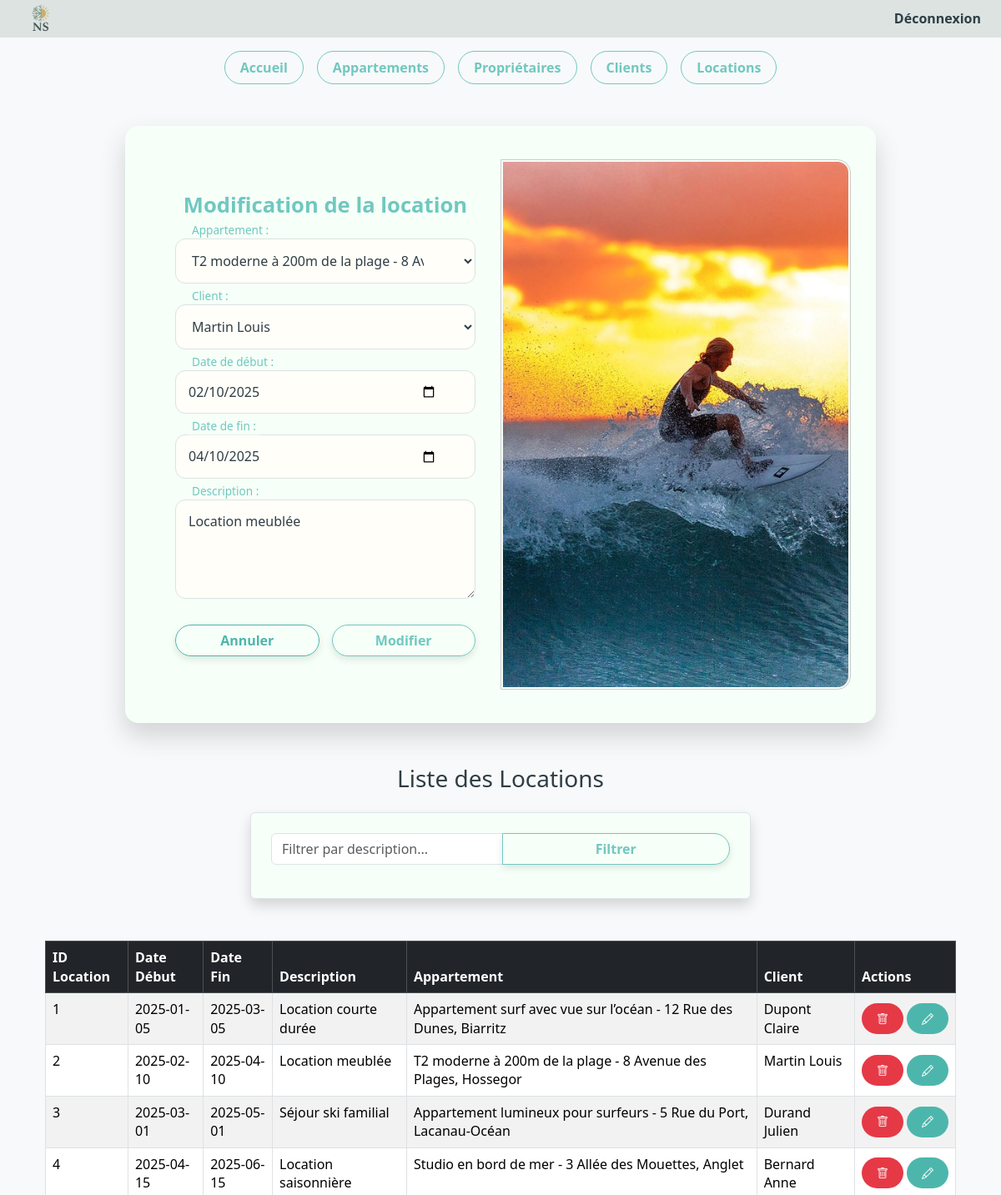
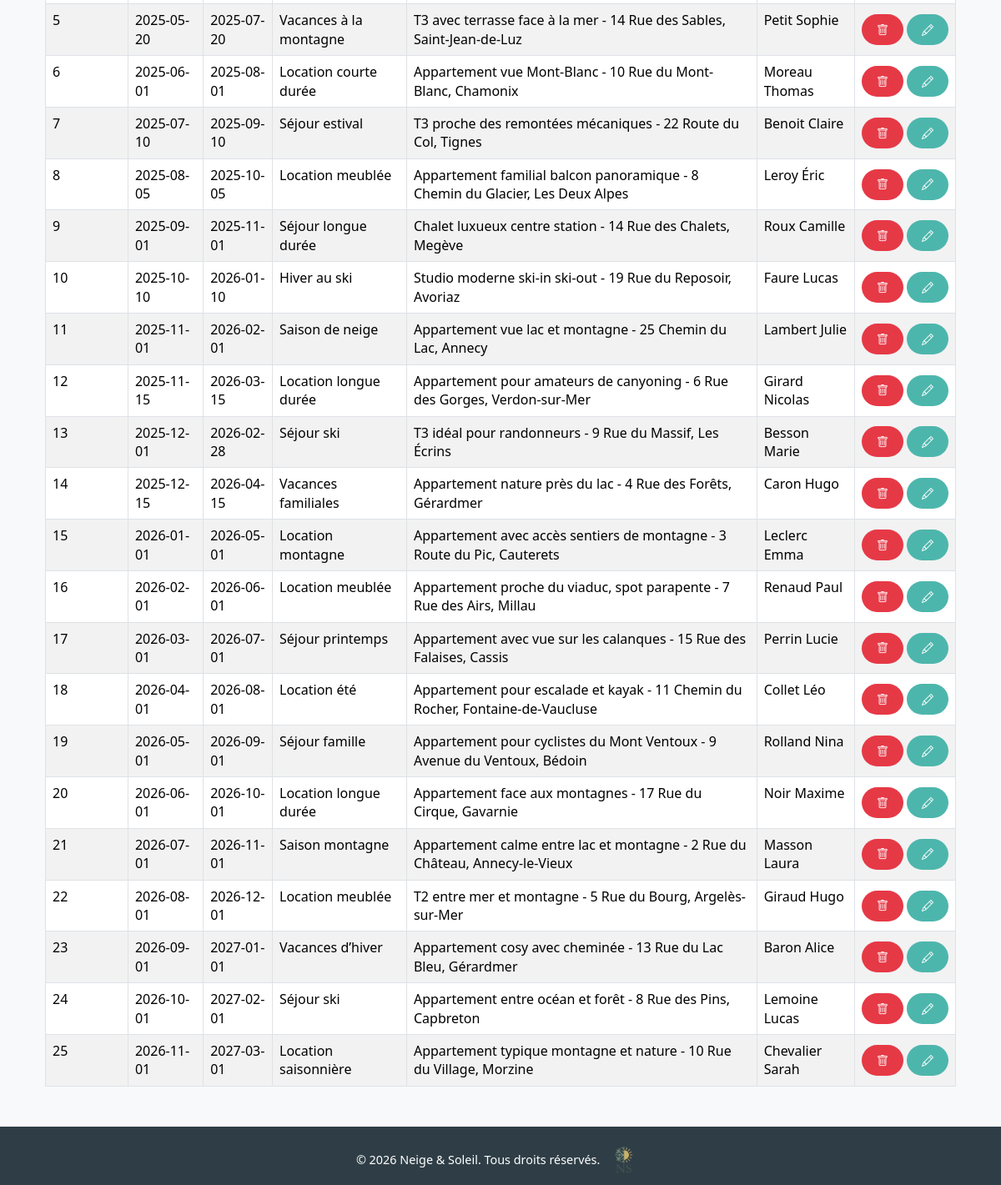
Screenshot of /index.php?page=5&action=edit&idlocation=2 (signed in) with the database file from the repository (2 pictures, top to bottom).
### tables this page shows
CREATE TABLE location (
  idlocation INT NOT NULL AUTO_INCREMENT,
  dateDebut DATE NOT NULL,
  dateFin DATE DEFAULT NULL,
  description TEXT,
  idappart INT NOT NULL,
  idclient INT NOT NULL,
  PRIMARY KEY (idlocation),
  KEY idappart (idappart),
  KEY idclient (idclient)
);

CREATE TABLE appartement (
  idappart INT NOT NULL AUTO_INCREMENT,
  adresse TEXT NOT NULL,
  surface DECIMAL(10,2) NOT NULL,
  designation VARCHAR(50) NOT NULL,
  idproprio INT NOT NULL,
  image VARCHAR(255) DEFAULT NULL,
  PRIMARY KEY (idappart),
  KEY idproprio (idproprio)
);

CREATE TABLE client (
  idclient INT NOT NULL AUTO_INCREMENT,
  nom VARCHAR(50) NOT NULL,
  prenom VARCHAR(50) NOT NULL,
  email VARCHAR(50) NOT NULL,
  adresse TEXT NOT NULL,
  PRIMARY KEY (idclient),
  UNIQUE KEY email (email)
);

### controleur/gestion_location.php (called while the page is built, shortened)
<?php
$location = null;
if (isset($_GET['action']) && isset($_GET['idlocation'])) {
    $action = $_GET['action'];
    $idlocation = (int)$_GET['idlocation'];
    switch ($action) {
        case "edit":
            $location = $unControleur->selectWhere_location($idlocation);
            break;
    }
}
$appartements = $unControleur->selectAll_appartements();
$clients = $unControleur->selectAll_clients();
if (isset($_POST['Filtrer']) && !empty($_POST['filtre'])) {
    $filtre = $_POST['filtre'];
    $leslocations = $unControleur->selectLike_location($filtre);
} else {
    $leslocations = $unControleur->selectAll_locations();
}
require_once("vue/vue_insert_location.php");
require_once("vue/vue_select_location.php");
?>

### modele/modele.class.php (called while the page is built, shortened)
<?php
class Modele {
    private $unPdo;
    public function __construct() {
        $url = "mysql:host=localhost;dbname=ns";
        $user = "root";
        $mdp = "";
        try {
            $this->unPdo = new PDO($url, $user, $mdp);
            $this->unPdo->setAttribute(PDO::ATTR_ERRMODE, PDO::ERRMODE_EXCEPTION);
        } catch (PDOException $exp) {
            echo "Erreur de Connexion à " . $url . "<br>";
            echo $exp->getMessage();
            exit();
        }
    }
    public function selectAll_appartements() {
        $requete = "SELECT * FROM appartement";
        $exec = $this->unPdo->prepare($requete);
        $exec->execute();
        return $exec->fetchAll();
    }
    public function selectWhere_appartement($idappart) {
        $requete = "SELECT * FROM appartement WHERE idappart = :idappart";
        $exec = $this->unPdo->prepare($requete);
        $exec->execute([":idappart" => $idappart]);
        return $exec->fetch();
    }
    public function selectAll_clients() {
        $requete = "SELECT * FROM client";
        $exec = $this->unPdo->prepare($requete);
        $exec->execute();
        return $exec->fetchAll();
    }
    public function selectWhere_Client($idclient) {
        $requete = "SELECT * FROM Client WHERE idclient = :idclient";
        $exec = $this->unPdo->prepare($requete);
        $exec->execute([":idclient" => $idclient]);
        return $exec->fetch();
    }
    public function selectAll_locations() {
        $requete = "SELECT * FROM location";
        $exec = $this->unPdo->prepare($requete);
        $exec->execute();
        return $exec->fetchAll();
    }
    public function selectWhere_location($idlocation) {
        $requete = "SELECT * FROM location WHERE idlocation = :idlocation";
        $exec = $this->unPdo->prepare($requete);
        $exec->execute([":idlocation" => $idlocation]);
        return $exec->fetch();
    }
}
?>

### controleur/controleur.class.php (called while the page is built, shortened)
<?php
require_once("modele/modele.class.php");
class Controleur
{
    private $unModele;
    public function __construct()
    {
        $this->unModele = new Modele();
    }
    public function selectAll_appartements()
    {
        return $this->unModele->selectAll_appartements();
    }
    public function selectWhere_appartement($idappart)
    {
        return $this->unModele->selectWhere_appartement($idappart);
    }
    public function selectAll_clients()
    {
        return $this->unModele->selectAll_clients();
    }
    public function selectWhere_client($idclient)
    {
        return $this->unModele->selectWhere_Client($idclient);
    }
    public function selectAll_locations()
    {
        return $this->unModele->selectAll_locations();
    }
    public function selectWhere_location($idlocation)
    {
        return $this->unModele->selectWhere_location($idlocation);
    }
}

### vue/vue_select_location.php (the view)
<h3 class="text-center mb-4">Liste des Locations</h3>
<form method="post" class="container mt-3 p-4 border rounded shadow" style="max-width: 600px;">
    <div class="input-group mb-3">
        <input type="text" name="filtre" class="form-control" placeholder="Filtrer par description...">
        <button type="submit" name="Filtrer" class="btn btn-primary">Filtrer</button>
    </div>
</form>
<div class="container mt-3">
    <table class="table table-striped table-bordered">
        <thead class="table-dark">
            <tr>
                <th>ID Location</th>
                <th>Date Début</th>
                <th>Date Fin</th>
                <th>Description</th>
                <th>Appartement</th>
                <th>Client</th>
                <th>Actions</th>
            </tr>
        </thead>
        <tbody>
            <?php
            if (isset($leslocations)) {
                foreach ($leslocations as $uneLocation) {
                    echo "<tr>";
                    echo "<td>".$uneLocation['idlocation']."</td>";
                    echo "<td>".$uneLocation['dateDebut']."</td>";
                    echo "<td>".$uneLocation['dateFin']."</td>";
                    echo "<td>".$uneLocation['description']."</td>";
            $app = $unControleur->selectWhere_appartement($uneLocation['idappart']);
            if ($app) {
                echo "<td>".$app['designation']." - ".$app['adresse']."</td>";
            } else {
                echo "<td>N/A</td>";
            }
            $cli = $unControleur->selectWhere_Client($uneLocation['idclient']);
            if ($cli) {
                echo "<td>".$cli['nom']." ".$cli['prenom']."</td>";
            } else {
                echo "<td>N/A</td>";
            }
                    echo "<td>";
                    echo "<a href='index.php?page=5&action=sup&idlocation=".$uneLocation['idlocation']."'
                            onclick=\"return confirm('Voulez-vous vraiment supprimer cette location ?');\"
                            class='btn btn-danger btn-sm me-1'>
                            <i class='bi bi-trash'></i>
                            </a>";
                    echo "<a href='index.php?page=5&action=edit&idlocation=".$uneLocation['idlocation']."'
                            class='btn btn-warning btn-sm'>
                            <i class='bi bi-pencil'></i>
                            </a>";
                    echo "</td>";
                    echo "</tr>";
                }
            }
            ?>
        </tbody>
    </table>
</div>

### vue/vue_insert_location.php (shortened to what this page needs)
<div class="container">
    <form method="post" class="form-with-image">
        <div class="form-fields">
            <h3 class="text-center mb-4">
                <?= ($location == null) ? "Ajout d'une location" : "Modification de la location" ?>
            </h3>
            <div class="form-group">
                <select id="idappart" name="idappart" required>
                    <?php foreach($appartements as $app): ?>
                        <option value="<?= $app['idappart'] ?>"
                            <?= ($location != null && $location['idappart'] == $app['idappart']) ? 'selected' : '' ?>>
                            <?= htmlspecialchars($app['designation'] . " - " . $app['adresse']) ?>
                        </option>
                    <?php endforeach; ?>
                </select>
                <label for="idappart">Appartement :</label>
            </div>
            <div class="form-group">
                <select id="idclient" name="idclient" required>
                    <?php foreach($clients as $cli): ?>
                        <option value="<?= $cli['idclient'] ?>"
                            <?= ($location != null && $location['idclient'] == $cli['idclient']) ? 'selected' : '' ?>>
                            <?= htmlspecialchars($cli['nom'] . " " . $cli['prenom']) ?>
                        </option>
                    <?php endforeach; ?>
                </select>
                <label for="idclient">Client :</label>
            </div>
            <div class="form-group">
                <input type="date" id="dateDebut" name="dateDebut"
                       value="<?= ($location == null) ? '' : $location['dateDebut'] ?>" required>
                <label for="dateDebut">Date de début :</label>
            </div>
            <div class="form-group">
                <input type="date" id="dateFin" name="dateFin"
                       value="<?= ($location == null) ? '' : $location['dateFin'] ?>">
                <label for="dateFin">Date de fin :</label>
            </div>
            <div class="form-group">
                <textarea id="description" name="description" rows="4" placeholder="Ajouter une description..."><?= ($location == null) ? '' : $location['description'] ?></textarea>
                <label for="description">Description :</label>
            </div>
            <div class="d-flex">
                <button type="reset" class="btn btn-secondary">Annuler</button>
                <button type="submit"
                        <?= ($location == null) ? 'name="Valider"' : 'name="Modifier"' ?>
                        class="btn btn-primary">
                    <?= ($location == null) ? 'Valider' : 'Modifier' ?>
                </button>
            </div>
        </div>
        <div class="form-image">
            <img src="images/design/surfing.jpg" alt="Ajout location" style="width:100%; border:1px solid #ccc; padding:2px;">
        </div>
    </form>
</div>

### styles/style.css (style rules this page uses)
:root { --color-dark: #2F3E46; --color-neutral: #DCE3E1; --color-accent: #70C8C0; --color-secondary: #4DB6AC; --color-bg: #F6FFF8; --color-highlight: #A3D9D0; --color-error: #E63946; }
*, *::after, *::before { box-sizing: border-box; }
body, html { height: 100%; margin: 0; padding: 0; font-family: 'Segoe UI', Tahoma, Geneva, Verdana, sans-serif; line-height: 1.4; color: var(--color-dark); background-color: var(--color-bg); }
.btn, .home-btn, .btn-dashboard, form .btn, .home-contact-form button { display: inline-block; font-weight: 600; border-radius: 50px; text-align: center; cursor: pointer; transition: all 0.3s ease; text-decoration: none; padding: 8px 18px; }
.btn, .home-btn, .btn-dashboard, form .btn-primary { background-color: transparent; color: var(--color-accent); border: 1px solid var(--color-accent); }
form .btn { flex: 1; padding: 6px 10px; box-shadow: 0 4px 10px rgba(0, 0, 0, 0.1); }
form .btn-secondary { color: var(--color-secondary); border: 1px solid var(--color-secondary); }
.btn-danger { background-color: var(--color-error); border: none; color: #fff; }
.btn-warning { background-color: var(--color-secondary); border: none; color: #fff; }
form { background: var(--color-bg); padding: 40px 30px; border-radius: 2rem; box-shadow: 0 15px 30px rgba(54,59,72,0.2); margin: 50px auto; max-width: 700px; width: 100%; }
form h2, form h3 { text-align: center; margin-bottom: 20px; color: var(--color-accent); font-weight: 600; font-size: 1.6rem; }
.form-group { position: relative; margin-bottom: 25px; }
.form-group input, .form-group select, .form-group textarea, .home-contact-form input, .home-contact-form textarea { width: 100%; padding: 14px 45px 14px 15px; border: 1px solid var(--color-neutral); border-radius: 12px; background-color: #fffef9; color: var(--color-dark); font-size: 1rem; transition: all 0.3s ease; }
.form-group label { position: absolute; left: 45px; top: 50%; transform: translateY(-50%); color: var(--color-secondary); font-size: 1rem; pointer-events: none; transition: all 0.3s ease; }
.form-group input:focus + label, .form-group input:not(:placeholder-shown) + label, .form-group textarea:focus + label, .form-group textarea:not(:placeholder-shown) + label, .form-group select:focus + label, .form-group select:not([value=""]) + label { top: -10px; left: 15px; font-size: 0.85rem; color: var(--color-accent); background: var(--color-bg); padding: 0 5px; }
form textarea, .home-contact-form textarea { resize: vertical; min-height: 90px; padding-top: 18px; }
form .d-flex, .home-form-row { display: flex; gap: 15px; justify-content: space-between; }
.form-with-image { display: flex; flex-direction: row; overflow: hidden; border-radius: 16px; max-width: 900px; margin: 50px auto; }
.form-with-image .form-fields { flex: 1; padding: 40px 30px; display: flex; flex-direction: column; justify-content: center; }
.form-with-image .form-image { flex-shrink: 0; width: 50%; min-width: 200px; }
.form-with-image .form-image img { width: 100%; height: 100%; object-fit: cover; border-top-right-radius: 16px; border-bottom-right-radius: 16px; }
img, .btn-dashboard, form .btn { max-width: 100%; height: auto; box-sizing: border-box; }
table td:last-child { white-space: nowrap !important; text-align: center; vertical-align: middle; }
table td a.btn { display: inline-flex; align-items: center; justify-content: center; vertical-align: middle; margin-right: 6px; }
table td a.btn:last-child { margin-right: 0; }

### rows the page displays
location: idappart "T2 moderne à 200m de la plage - 8 Avenue des Plages, Hossegor", idclient "Martin Louis", dateDebut "02/10/2025", dateFin "04/10/2025", description "Location meublée", idlocation "2", dateDebut "2025-02-10", dateFin "2025-04-10", idappart.designation "T2 moderne à 200m de la plage", idappart.adresse "8 Avenue des Plages, Hossegor", idclient.nom "Martin", idclient.prenom "Louis"
location: idlocation "1", dateDebut "2025-01-05", dateFin "2025-03-05", description "Location courte durée", idappart.designation "Appartement surf avec vue sur l’océan", idappart.adresse "12 Rue des Dunes, Biarritz", idclient.nom "Dupont", idclient.prenom "Claire"
location: idlocation "3", dateDebut "2025-03-01", dateFin "2025-05-01", description "Séjour ski familial", idappart.designation "Appartement lumineux pour surfeurs", idappart.adresse "5 Rue du Port, Lacanau-Océan", idclient.nom "Durand", idclient.prenom "Julien"
location: idlocation "4", dateDebut "2025-04-15", dateFin "2025-06-15", description "Location saisonnière", idappart.designation "Studio en bord de mer", idappart.adresse "3 Allée des Mouettes, Anglet", idclient.nom "Bernard", idclient.prenom "Anne"
location: idlocation "5", dateDebut "2025-05-20", dateFin "2025-07-20", description "Vacances à la montagne", idappart.designation "T3 avec terrasse face à la mer", idappart.adresse "14 Rue des Sables, Saint-Jean-de-Luz", idclient.nom "Petit", idclient.prenom "Sophie"
location: idlocation "6", dateDebut "2025-06-01", dateFin "2025-08-01", description "Location courte durée", idappart.designation "Appartement vue Mont-Blanc", idappart.adresse "10 Rue du Mont-Blanc, Chamonix", idclient.nom "Moreau", idclient.prenom "Thomas"
location: idlocation "7", dateDebut "2025-07-10", dateFin "2025-09-10", description "Séjour estival", idappart.designation "T3 proche des remontées mécaniques", idappart.adresse "22 Route du Col, Tignes", idclient.nom "Benoit", idclient.prenom "Claire"
location: idlocation "8", dateDebut "2025-08-05", dateFin "2025-10-05", description "Location meublée", idappart.designation "Appartement familial balcon panoramique", idappart.adresse "8 Chemin du Glacier, Les Deux Alpes", idclient.nom "Leroy", idclient.prenom "Éric"
location: idlocation "9", dateDebut "2025-09-01", dateFin "2025-11-01", description "Séjour longue durée", idappart.designation "Chalet luxueux centre station", idappart.adresse "14 Rue des Chalets, Megève", idclient.nom "Roux", idclient.prenom "Camille"
location: idlocation "10", dateDebut "2025-10-10", dateFin "2026-01-10", description "Hiver au ski", idappart.designation "Studio moderne ski-in ski-out", idappart.adresse "19 Rue du Reposoir, Avoriaz", idclient.nom "Faure", idclient.prenom "Lucas"
location: idlocation "11", dateDebut "2025-11-01", dateFin "2026-02-01", description "Saison de neige", idappart.designation "Appartement vue lac et montagne", idappart.adresse "25 Chemin du Lac, Annecy", idclient.nom "Lambert", idclient.prenom "Julie"
location: idlocation "12", dateDebut "2025-11-15", dateFin "2026-03-15", description "Location longue durée", idappart.designation "Appartement pour amateurs de canyoning", idappart.adresse "6 Rue des Gorges, Verdon-sur-Mer", idclient.nom "Girard", idclient.prenom "Nicolas"
location: idlocation "13", dateDebut "2025-12-01", dateFin "2026-02-28", description "Séjour ski", idappart.designation "T3 idéal pour randonneurs", idappart.adresse "9 Rue du Massif, Les Écrins", idclient.nom "Besson", idclient.prenom "Marie"
location: idlocation "14", dateDebut "2025-12-15", dateFin "2026-04-15", description "Vacances familiales", idappart.designation "Appartement nature près du lac", idappart.adresse "4 Rue des Forêts, Gérardmer", idclient.nom "Caron", idclient.prenom "Hugo"
location: idlocation "15", dateDebut "2026-01-01", dateFin "2026-05-01", description "Location montagne", idappart.designation "Appartement avec accès sentiers de montagne", idappart.adresse "3 Route du Pic, Cauterets", idclient.nom "Leclerc", idclient.prenom "Emma"
location: idlocation "16", dateDebut "2026-02-01", dateFin "2026-06-01", description "Location meublée", idappart.designation "Appartement proche du viaduc, spot parapente", idappart.adresse "7 Rue des Airs, Millau", idclient.nom "Renaud", idclient.prenom "Paul"
location: idlocation "17", dateDebut "2026-03-01", dateFin "2026-07-01", description "Séjour printemps", idappart.designation "Appartement avec vue sur les calanques", idappart.adresse "15 Rue des Falaises, Cassis", idclient.nom "Perrin", idclient.prenom "Lucie"
location: idlocation "18", dateDebut "2026-04-01", dateFin "2026-08-01", description "Location été", idappart.designation "Appartement pour escalade et kayak", idappart.adresse "11 Chemin du Rocher, Fontaine-de-Vaucluse", idclient.nom "Collet", idclient.prenom "Léo"
location: idlocation "19", dateDebut "2026-05-01", dateFin "2026-09-01", description "Séjour famille", idappart.designation "Appartement pour cyclistes du Mont Ventoux", idappart.adresse "9 Avenue du Ventoux, Bédoin", idclient.nom "Rolland", idclient.prenom "Nina"
location: idlocation "20", dateDebut "2026-06-01", dateFin "2026-10-01", description "Location longue durée", idappart.designation "Appartement face aux montagnes", idappart.adresse "17 Rue du Cirque, Gavarnie", idclient.nom "Noir", idclient.prenom "Maxime"
location: idlocation "21", dateDebut "2026-07-01", dateFin "2026-11-01", description "Saison montagne", idappart.designation "Appartement calme entre lac et montagne", idappart.adresse "2 Rue du Château, Annecy-le-Vieux", idclient.nom "Masson", idclient.prenom "Laura"
location: idlocation "22", dateDebut "2026-08-01", dateFin "2026-12-01", description "Location meublée", idappart.designation "T2 entre mer et montagne", idappart.adresse "5 Rue du Bourg, Argelès-sur-Mer", idclient.nom "Giraud", idclient.prenom "Hugo"
location: idlocation "23", dateDebut "2026-09-01", dateFin "2027-01-01", description "Vacances d’hiver", idappart.designation "Appartement cosy avec cheminée", idappart.adresse "13 Rue du Lac Bleu, Gérardmer", idclient.nom "Baron", idclient.prenom "Alice"
location: idlocation "24", dateDebut "2026-10-01", dateFin "2027-02-01", description "Séjour ski", idappart.designation "Appartement entre océan et forêt", idappart.adresse "8 Rue des Pins, Capbreton", idclient.nom "Lemoine", idclient.prenom "Lucas"
location: idlocation "25", dateDebut "2026-11-01", dateFin "2027-03-01", description "Location saisonnière", idappart.designation "Appartement typique montagne et nature", idappart.adresse "10 Rue du Village, Morzine", idclient.nom "Chevalier", idclient.prenom "Sarah"
